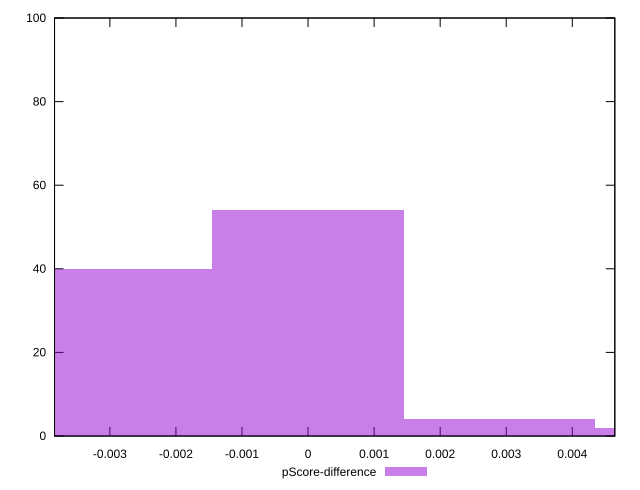

Recreate this plot in gnuplot.
reset

$pScoreDifference <<EOF
0.002900503128269428 4
0 54
-0.002900503128269428 40
0.005801006256538856 2
EOF

set key outside below
set boxwidth 0.002900503128269428
set xrange [-0.0038376862283343582:0.00464372493184384]
set yrange [0:100]
set trange [0:100]
set style fill transparent solid 0.5 noborder
set terminal svg size 640, 490 enhanced background rgb 'white'
set output "reports/report_00031_2021-02-24T23-18-18.084Z/estimated-input-latency/samples/music/pScore-difference/histogram.svg"

plot $pScoreDifference title "pScore-difference" with boxes

reset
